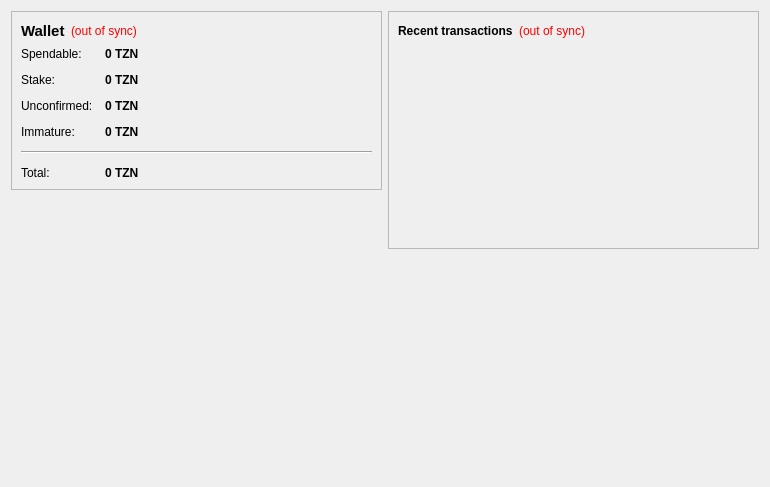
<?xml version="1.0" encoding="UTF-8"?>
<ui version="4.0">
 <class>OverviewPage</class>
 <widget class="QWidget" name="OverviewPage">
  <property name="geometry">
   <rect>
    <x>0</x>
    <y>0</y>
    <width>770</width>
    <height>487</height>
   </rect>
  </property>
  <property name="windowTitle">
   <string>Form</string>
  </property>
  <layout class="QHBoxLayout" name="horizontalLayout" stretch="1,1">
   <item>
    <layout class="QVBoxLayout" name="verticalLayout_2">
     <item>
      <widget class="QFrame" name="frame">
       <property name="frameShape">
        <enum>QFrame::StyledPanel</enum>
       </property>
       <property name="frameShadow">
        <enum>QFrame::Raised</enum>
       </property>
       <layout class="QVBoxLayout" name="verticalLayout_4">
        <item>
         <layout class="QHBoxLayout" name="horizontalLayout_4">
          <item>
           <widget class="QLabel" name="label_5">
            <property name="font">
             <font>
              <pointsize>11</pointsize>
              <weight>75</weight>
              <bold>true</bold>
             </font>
            </property>
            <property name="text">
             <string>Wallet</string>
            </property>
           </widget>
          </item>
          <item>
           <widget class="QLabel" name="labelWalletStatus">
            <property name="toolTip">
             <string>The displayed information may be out of date. Your wallet automatically synchronizes with the Boardcoin network after a connection is established, but this process has not completed yet.</string>
            </property>
            <property name="styleSheet">
             <string notr="true">QLabel { color: red; }</string>
            </property>
            <property name="text">
             <string notr="true">(out of sync)</string>
            </property>
            <property name="alignment">
             <set>Qt::AlignLeading|Qt::AlignLeft|Qt::AlignVCenter</set>
            </property>
           </widget>
          </item>
          <item>
           <spacer name="horizontalSpacer_2">
            <property name="orientation">
             <enum>Qt::Horizontal</enum>
            </property>
            <property name="sizeHint" stdset="0">
             <size>
              <width>40</width>
              <height>20</height>
             </size>
            </property>
           </spacer>
          </item>
         </layout>
        </item>
        <item>
         <layout class="QFormLayout" name="formLayout_2">
          <property name="fieldGrowthPolicy">
           <enum>QFormLayout::AllNonFixedFieldsGrow</enum>
          </property>
          <property name="horizontalSpacing">
           <number>12</number>
          </property>
          <property name="verticalSpacing">
           <number>12</number>
          </property>
          <item row="0" column="0">
           <widget class="QLabel" name="label">
            <property name="text">
             <string>Spendable:</string>
            </property>
           </widget>
          </item>
          <item row="0" column="1">
           <widget class="QLabel" name="labelBalance">
            <property name="font">
             <font>
              <weight>75</weight>
              <bold>true</bold>
             </font>
            </property>
            <property name="cursor">
             <cursorShape>IBeamCursor</cursorShape>
            </property>
            <property name="toolTip">
             <string>Your current spendable balance</string>
            </property>
            <property name="text">
             <string notr="true">0 TZN</string>
            </property>
            <property name="textInteractionFlags">
             <set>Qt::LinksAccessibleByMouse|Qt::TextSelectableByKeyboard|Qt::TextSelectableByMouse</set>
            </property>
           </widget>
          </item>
          <item row="1" column="0">
           <widget class="QLabel" name="label_6">
            <property name="text">
             <string>Stake:</string>
            </property>
           </widget>
          </item>
          <item row="1" column="1">
           <widget class="QLabel" name="labelStake">
            <property name="font">
             <font>
              <weight>75</weight>
              <bold>true</bold>
             </font>
            </property>
            <property name="cursor">
             <cursorShape>IBeamCursor</cursorShape>
            </property>
            <property name="toolTip">
             <string>Total of coins that was staked, and do not yet count toward the current balance</string>
            </property>
            <property name="text">
             <string notr="true">0 TZN</string>
            </property>
            <property name="textInteractionFlags">
             <set>Qt::LinksAccessibleByMouse|Qt::TextSelectableByKeyboard|Qt::TextSelectableByMouse</set>
            </property>
           </widget>
          </item>
          <item row="2" column="0">
           <widget class="QLabel" name="label_3">
            <property name="text">
             <string>Unconfirmed:</string>
            </property>
           </widget>
          </item>
          <item row="2" column="1">
           <widget class="QLabel" name="labelUnconfirmed">
            <property name="font">
             <font>
              <weight>75</weight>
              <bold>true</bold>
             </font>
            </property>
            <property name="cursor">
             <cursorShape>IBeamCursor</cursorShape>
            </property>
            <property name="toolTip">
             <string>Total of transactions that have yet to be confirmed, and do not yet count toward the current balance</string>
            </property>
            <property name="text">
             <string notr="true">0 TZN</string>
            </property>
            <property name="textInteractionFlags">
             <set>Qt::LinksAccessibleByMouse|Qt::TextSelectableByKeyboard|Qt::TextSelectableByMouse</set>
            </property>
           </widget>
          </item>
          <item row="3" column="0">
           <widget class="QLabel" name="labelImmatureText">
            <property name="text">
             <string>Immature:</string>
            </property>
           </widget>
          </item>
          <item row="3" column="1">
           <widget class="QLabel" name="labelImmature">
            <property name="font">
             <font>
              <weight>75</weight>
              <bold>true</bold>
             </font>
            </property>
            <property name="toolTip">
             <string>Mined balance that has not yet matured</string>
            </property>
            <property name="text">
             <string notr="true">0 TZN</string>
            </property>
            <property name="textInteractionFlags">
             <set>Qt::LinksAccessibleByMouse|Qt::TextSelectableByKeyboard|Qt::TextSelectableByMouse</set>
            </property>
           </widget>
          </item>
          <item row="4" column="0" colspan="2">
           <widget class="Line" name="line">
            <property name="orientation">
             <enum>Qt::Horizontal</enum>
            </property>
           </widget>
          </item>
          <item row="5" column="0">
           <widget class="QLabel" name="labelTotalText">
            <property name="text">
             <string>Total:</string>
            </property>
           </widget>
          </item>
          <item row="5" column="1">
           <widget class="QLabel" name="labelTotal">
            <property name="font">
             <font>
              <weight>75</weight>
              <bold>true</bold>
             </font>
            </property>
            <property name="cursor">
             <cursorShape>IBeamCursor</cursorShape>
            </property>
            <property name="toolTip">
             <string>Your current total balance</string>
            </property>
            <property name="text">
             <string notr="true">0 TZN</string>
            </property>
            <property name="textInteractionFlags">
             <set>Qt::LinksAccessibleByMouse|Qt::TextSelectableByKeyboard|Qt::TextSelectableByMouse</set>
            </property>
           </widget>
          </item>
         </layout>
        </item>
       </layout>
      </widget>
     </item>
     <item>
      <spacer name="verticalSpacer">
       <property name="orientation">
        <enum>Qt::Vertical</enum>
       </property>
       <property name="sizeHint" stdset="0">
        <size>
         <width>20</width>
         <height>40</height>
        </size>
       </property>
      </spacer>
     </item>
     <item alignment="Qt::AlignHCenter|Qt::AlignVCenter">
      <widget class="QLabel" name="label_2">
       <property name="autoFillBackground">
        <bool>true</bool>
       </property>
       <property name="text">
        <string/>
       </property>
       <property name="pixmap">
        <pixmap resource="../bitcoin.qrc">:/images/about</pixmap>
       </property>
       <property name="scaledContents">
        <bool>false</bool>
       </property>
       <property name="margin">
        <number>0</number>
       </property>
      </widget>
     </item>
    </layout>
   </item>
   <item>
    <layout class="QVBoxLayout" name="verticalLayout_3">
     <item>
      <widget class="QFrame" name="frame_2">
       <property name="frameShape">
        <enum>QFrame::StyledPanel</enum>
       </property>
       <property name="frameShadow">
        <enum>QFrame::Raised</enum>
       </property>
       <layout class="QVBoxLayout" name="verticalLayout">
        <item>
         <layout class="QHBoxLayout" name="horizontalLayout_2">
          <item>
           <widget class="QLabel" name="label_4">
            <property name="text">
             <string>&lt;b&gt;Recent transactions&lt;/b&gt;</string>
            </property>
           </widget>
          </item>
          <item>
           <widget class="QLabel" name="labelTransactionsStatus">
            <property name="toolTip">
             <string>The displayed information may be out of date. Your wallet automatically synchronizes with the Boardcoin network after a connection is established, but this process has not completed yet.</string>
            </property>
            <property name="styleSheet">
             <string notr="true">QLabel { color: red; }</string>
            </property>
            <property name="text">
             <string notr="true">(out of sync)</string>
            </property>
            <property name="alignment">
             <set>Qt::AlignRight|Qt::AlignTrailing|Qt::AlignVCenter</set>
            </property>
           </widget>
          </item>
          <item>
           <spacer name="horizontalSpacer">
            <property name="orientation">
             <enum>Qt::Horizontal</enum>
            </property>
            <property name="sizeHint" stdset="0">
             <size>
              <width>40</width>
              <height>20</height>
             </size>
            </property>
           </spacer>
          </item>
         </layout>
        </item>
        <item>
         <widget class="QListView" name="listTransactions">
          <property name="styleSheet">
           <string notr="true">QListView { background: transparent; }</string>
          </property>
          <property name="frameShape">
           <enum>QFrame::NoFrame</enum>
          </property>
          <property name="verticalScrollBarPolicy">
           <enum>Qt::ScrollBarAlwaysOff</enum>
          </property>
          <property name="horizontalScrollBarPolicy">
           <enum>Qt::ScrollBarAlwaysOff</enum>
          </property>
          <property name="selectionMode">
           <enum>QAbstractItemView::NoSelection</enum>
          </property>
         </widget>
        </item>
       </layout>
      </widget>
     </item>
     <item>
      <spacer name="verticalSpacer_2">
       <property name="orientation">
        <enum>Qt::Vertical</enum>
       </property>
       <property name="sizeHint" stdset="0">
        <size>
         <width>20</width>
         <height>40</height>
        </size>
       </property>
      </spacer>
     </item>
    </layout>
   </item>
  </layout>
 </widget>
 <resources>
  <include location="../bitcoin.qrc"/>
 </resources>
 <connections/>
</ui>
